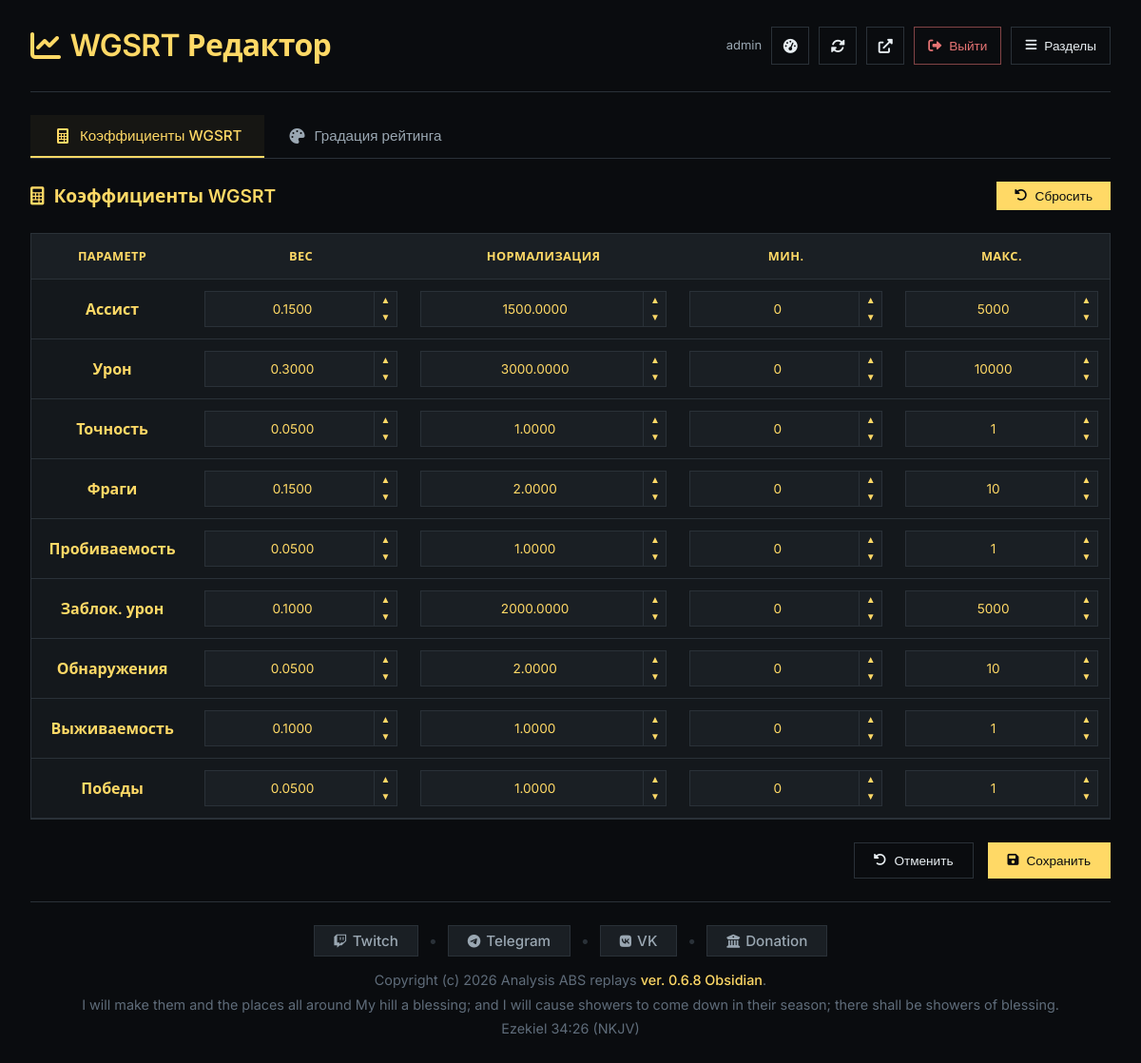
Page /admin/wgsrt.php (signed in) on the committed database.
### tables this page shows
CREATE TABLE `wgsrt_coefficients` (
  `id` int unsigned NOT NULL AUTO_INCREMENT,
  `parameter_name` varchar(50) NOT NULL,
  `coefficient_value` decimal(5,4) NOT NULL,
  `description` varchar(255) DEFAULT NULL,
  `min_value` int DEFAULT '0',
  `max_value` int DEFAULT NULL,
  `normalization_factor` decimal(10,4) DEFAULT '1.0000',
  `version` varchar(10) NOT NULL,
  `is_active` tinyint(1) DEFAULT '1',
  `created_at` timestamp NULL DEFAULT CURRENT_TIMESTAMP,
  `updated_at` timestamp NULL DEFAULT CURRENT_TIMESTAMP ON UPDATE CURRENT_TIMESTAMP,
  PRIMARY KEY (`id`),
  UNIQUE KEY `parameter_name` (`parameter_name`),
  KEY `idx_version` (`version`),
  KEY `idx_is_active` (`is_active`)
);

### config/config_db.php (called while the page is built)
<?php
return [
    'host' => 'localhost',
    'database' => 'chadow',
    'username' => 'chadow',
    'password' => 'hZ2wF3jR2mdL4wE0!',
    'charset' => 'utf8mb4',
    'collation' => 'utf8mb4_unicode_ci',
    'options' => [
        PDO::ATTR_ERRMODE => PDO::ERRMODE_EXCEPTION,
        PDO::ATTR_DEFAULT_FETCH_MODE => PDO::FETCH_ASSOC,
        PDO::ATTR_EMULATE_PREPARES => false,
    ]
];

### config/database.php (called while the page is built, shortened)
<?php
require_once __DIR__ . '/config_db.php';
class Database {
    private static $instance = null;
    private $connection;
    private $config;
    private function __construct() {
        $this->config = require __DIR__ . '/config_db.php';
    }
    public static function getInstance() {
        if (self::$instance === null) {
            self::$instance = new self();
        }
        return self::$instance;
    }
    private function connect() {
        try {
            $dsn = "mysql:host={$this->config['host']};dbname={$this->config['database']};charset={$this->config['charset']}";
            $this->connection = new PDO(
                $dsn,
                $this->config['username'],
                $this->config['password'],
                $this->config['options']
            );
            $this->connection->exec("SET time_zone = '+00:00'");
        } catch (PDOException $e) {
            die("Ошибка подключения к базе данных: " . $e->getMessage());
        }
    }
    public function query($sql, $params = []) {
        $start = microtime(true);
        $stmt = $this->connection->prepare($sql);
        $stmt->execute($params);
        return $stmt;
    }
    public function fetchAll($sql, $params = []) {
        $stmt = $this->query($sql, $params);
        return $stmt->fetchAll();
    }
}

### admin/includes/bootstrap.php (called while the page is built, shortened)
<?php
$_root = dirname(__DIR__, 2);
require_once $_root . '/config/database.php';
require_once $_root . '/config/runtime_flags.php';
$db = Database::getInstance();

### config/runtime_flags.php (called while the page is built, shortened)
<?php
function chadow_env_flag(string $name, bool $default = false): bool
{
    $raw = getenv($name);
    if (!is_string($raw)) {
        return $default;
    }
    $value = strtolower(trim($raw));
    return in_array($value, ['1', 'true', 'yes', 'on'], true);
}
function chadow_runtime_schema_checks_enabled(): bool
{
    static $enabled = null;
    if ($enabled !== null) {
        return $enabled;
    }
    $enabled = chadow_env_flag('CHADOW_RUNTIME_SCHEMA_CHECKS', false);
    return $enabled;
}
function chadow_perf_logging_enabled(): bool
{
    static $enabled = null;
    if ($enabled !== null) {
        return $enabled;
    }
    $enabled = chadow_env_flag('CHADOW_PERF_LOG', false);
    return $enabled;
}

### admin/wgsrt.php (the view, shortened to what this page needs)
<?php
require_once __DIR__ . '/includes/bootstrap.php';
$_versionRaw = @file_get_contents(__DIR__ . '/../config/version.json');
$_versionData = $_versionRaw ? json_decode($_versionRaw, true) : null;
$appVersion = (is_array($_versionData) && !empty($_versionData['version'])) ? $_versionData['version'] : '3.4.4';
$coefficients = [];
$db_error = null;
try {
    $coefficients = $db->fetchAll("
        SELECT * FROM wgsrt_coefficients
        WHERE is_active = 1
        ORDER BY parameter_name
    ");
} catch (Exception $e) {
    $db_error = $e->getMessage();
}
$paramNames = [
    'damage' => 'Урон',
    'kills' => 'Фраги',
    'assisted' => 'Ассист',
    'received' => 'Заблок. урон',
    'survival' => 'Выживаемость',
    'hitRatio' => 'Точность',
    'penRatio' => 'Пробиваемость',
    'spots' => 'Обнаружения',
    'winRate' => 'Победы'
];
?>
<!DOCTYPE html>
<html lang="ru">
<head>
    <link rel="stylesheet" href="https://cdnjs.cloudflare.com/ajax/libs/font-awesome/6.0.0-beta3/css/all.min.css">
    <link rel="stylesheet" href="/admin/css/admin.css?v=<?php echo htmlspecialchars($appVersion); ?>">
    <link rel="stylesheet" href="/admin/css/wgsrt.css?v=<?php echo htmlspecialchars($appVersion); ?>">
</head>
<body>
    <div class="container">
        <div class="header">
            <h1>
                <i class="fas fa-chart-line" style="color: #ffd966;"></i>
                WGSRT Редактор
            </h1>
            <?php $navCurrent = 'wgsrt'; include __DIR__ . '/includes/header_nav.php'; ?>
        </div>
        <?php if ($db_error !== null): ?>
            <div class="alert alert-danger">
                <i class="fas fa-exclamation-triangle"></i>
                Ошибка подключения к базе данных: <?php echo htmlspecialchars($db_error); ?>
            </div>
        <?php else: ?>
        <div class="tabs">
            <button class="tab active" data-tab="coefficients">
                <i class="fas fa-calculator"></i> Коэффициенты WGSRT
            </button>
            <button class="tab" data-tab="grades">
                <i class="fas fa-palette"></i> Градация рейтинга
            </button>
        </div>
        <div id="tab-coefficients" class="tab-content active">
            <div class="section-header">
                <h2><i class="fas fa-calculator"></i> Коэффициенты WGSRT</h2>
                <button type="button" class="btn btn-primary btn-small" id="resetCoefficientsBtn">
                    <i class="fas fa-undo-alt"></i> Сбросить
                </button>
            </div>
            <form id="coefficientsForm">
                <table class="coefficients-table">
                    <thead>
                        <tr>
                            <th style="width: 15%">Параметр</th>
                            <th style="width: 20%">Вес</th>
                            <th style="width: 25%">Нормализация</th>
                            <th style="width: 20%">Мин.</th>
                            <th style="width: 20%">Макс.</th>
                        </tr>
                    </thead>
                    <tbody>
                        <?php foreach ($coefficients as $coef):
                            $paramName = $paramNames[$coef['parameter_name']] ?? $coef['parameter_name'];
                        ?>
                        <tr data-param="<?php echo $coef['parameter_name']; ?>">
                            <td class="coefficient-name"><?php echo $paramName; ?></td>
                            <td>
                                <div class="number-wrapper">
                                    <input type="number" step="any"
                                           name="coef_<?php echo $coef['parameter_name']; ?>"
                                           value="<?php echo $coef['coefficient_value']; ?>"
                                           class="number-input coef-value" id="coef_<?php echo $coef['parameter_name']; ?>">
                                    <div class="number-controls">
                                        <button type="button" class="number-up" onclick="incrementNumber('coef_<?php echo $coef['parameter_name']; ?>', 0.01)">▲</button>
                                        <button type="button" class="number-down" onclick="decrementNumber('coef_<?php echo $coef['parameter_name']; ?>', 0.01)">▼</button>
                                    </div>
                                </div>
                            </td>
                            <td>
                                <div class="number-wrapper">
                                    <input type="number" step="any"
                                           name="norm_<?php echo $coef['parameter_name']; ?>"
                                           value="<?php echo $coef['normalization_factor']; ?>"
                                           class="number-input" id="norm_<?php echo $coef['parameter_name']; ?>">
                                    <div class="number-controls">
                                        <button type="button" class="number-up" onclick="incrementNumber('norm_<?php echo $coef['parameter_name']; ?>', 100)">▲</button>
                                        <button type="button" class="number-down" onclick="decrementNumber('norm_<?php echo $coef['parameter_name']; ?>', 100)">▼</button>
                                    </div>
                                </div>
                            </td>
                            <td>
                                <div class="number-wrapper">
                                    <input type="number" step="any"
                                           name="min_<?php echo $coef['parameter_name']; ?>"
                                           value="<?php echo $coef['min_value']; ?>"
                                           class="number-input" id="min_<?php echo $coef['parameter_name']; ?>">
                                    <div class="number-controls">
                                        <button type="button" class="number-up" onclick="incrementNumber('min_<?php echo $coef['parameter_name']; ?>', 1)">▲</button>
                                        <button type="button" class="number-down" onclick="decrementNumber('min_<?php echo $coef['parameter_name']; ?>', 1)">▼</button>
                                    </div>
                                </div>
                            </td>
                            <td>
                                <div class="number-wrapper">
                                    <input type="number" step="any"
                                           name="max_<?php echo $coef['parameter_name']; ?>"
                                           value="<?php echo $coef['max_value']; ?>"
                                           class="number-input" id="max_<?php echo $coef['parameter_name']; ?>">
                                    <div class="number-controls">
                                        <button type="button" class="number-up" onclick="incrementNumber('max_<?php echo $coef['parameter_name']; ?>', 1)">▲</button>
                                        <button type="button" class="number-down" onclick="decrementNumber('max_<?php echo $coef['parameter_name']; ?>', 1)">▼</button>
                                    </div>
                                </div>
                            </td>
                        </tr>
                        <?php endforeach; ?>
                    </tbody>
                </table>
                <div class="action-bar">
                    <div class="action-bar-left"></div>
                    <button type="button" class="btn" id="cancelCoefficientsBtn">
                        <i class="fas fa-undo-alt"></i> Отменить
                    </button>
                    <button type="submit" class="btn btn-primary" id="saveCoefficientsBtn">
                        <i class="fas fa-save"></i> Сохранить
                    </button>
                </div>
            </form>
        </div>
        <?php endif; ?>
    </div>
    <?php include __DIR__ . '/includes/footer.php'; ?>
</body>
</html>

### admin/css/admin.css (style rules this page uses)
html { overflow-y: scroll; overflow-x: hidden; width: 100%; }
body { overflow-x: hidden; width: 100%; }
* { margin: 0; padding: 0; box-sizing: border-box; }
:root { --layout-gap: 24px; --layout-gap-sm: 16px; --layout-gap-xs: 12px; --layout-container-x: 32px; }
body { font-family: 'Inter', 'Segoe UI', system-ui, sans-serif; background: #0a0c0f; color: #e8eef2; line-height: 1.5; padding: 0; min-height: 100vh; display: flex; flex-direction: column; }
.container { max-width: 1400px; margin-left: auto; margin-right: auto; width: 100%; box-sizing: border-box; flex: 0 1 auto; }
body > .container:not(.admin-footer-wrap) { display: flex; flex-direction: column; gap: var(--layout-gap); padding: var(--layout-gap) var(--layout-container-x) 0; }
body > .container:not(.admin-footer-wrap) > * { margin-top: 0; margin-bottom: 0; }
.header { display: flex; justify-content: space-between; align-items: center; margin: 0; padding-bottom: var(--layout-gap); border-bottom: 1px solid #2a3138; }
h1 { color: #ffd966; font-size: 2rem; font-weight: 600; letter-spacing: -0.02em; display: flex; align-items: center; gap: 10px; margin: 0; }
h2 { color: #ffd966; font-size: 1.5rem; font-weight: 600; margin: 0; }
.btn { background: transparent; border: 1px solid #2a3138; color: #e8eef2; padding: 10px 20px; cursor: pointer; font-size: 14px; font-weight: 500; transition: all 0.2s; text-decoration: none; display: inline-flex; align-items: center; gap: 8px; min-width: 120px; text-align: center; justify-content: center; }
.btn-primary { background: #ffd966; border-color: #ffd966; color: #0a0c0f; min-width: 120px; text-align: center; justify-content: center; }
table { width: 100%; border-collapse: collapse; background: #14181c; border: 1px solid #2a3138; margin: 0; table-layout: fixed; }
th { background: #1a1f24; color: #ffd966; font-weight: 600; font-size: 0.85rem; text-transform: uppercase; letter-spacing: 0.03em; padding: 12px 8px; text-align: left; border-bottom: 1px solid #2a3138; white-space: nowrap; overflow: hidden; text-overflow: ellipsis; }
td { padding: 10px 8px; border-bottom: 1px solid #2a3138; white-space: nowrap; overflow: hidden; text-overflow: ellipsis; }
th:nth-child(1) { width: 25%; }
th:nth-child(2) { width: 20%; }
th:nth-child(3) { width: 8%; }
th:nth-child(4) { width: 8%; }
th:nth-child(5) { width: 5%; }
@media (max-width: 1200px) { th:nth-child(1) { width: 20%; } }
@media (max-width: 1200px) { th:nth-child(2) { width: 15%; } }

### rows in the picture
wgsrt_coefficients: parameter_name "Ассист", coefficient_value "0.1500", normalization_factor "1500.0000", min_value "0", max_value "5000"
wgsrt_coefficients: parameter_name "Урон", coefficient_value "0.3000", normalization_factor "3000.0000", min_value "0", max_damage "10000"
wgsrt_coefficients: parameter_name "Точность", coefficient_value "0.0500", normalization_factor "1.0000", min_value "0", max_value "1"
wgsrt_coefficients: parameter_name "Фраги", coefficient_value "0.1500", normalization_factor "2.0000", min_value "0", max_value "10"
wgsrt_coefficients: parameter_name "Пробиваемость", coefficient_value "0.0500", normalization_factor "1.0000", min_value "0", max_value "1"
wgsrt_coefficients: parameter_name "Заблок. урон", coefficient_value "0.1000", normalization_factor "2000.0000", min_value "0", max_value "5000"
wgsrt_coefficients: parameter_name "Обнаружения", coefficient_value "0.0500", normalization_factor "2.0000", min_value "0", max_value "10"
wgsrt_coefficients: parameter_name "Выживаемость", coefficient_value "0.1000", normalization_factor "1.0000", min_value "0", max_value "1"
wgsrt_coefficients: parameter_name "Победы", coefficient_value "0.0500", normalization_factor "1.0000", min_value "0", max_value "1"

### other values in the picture
$displayName "admin"
$appVersion "0.6.8 Obsidian"
